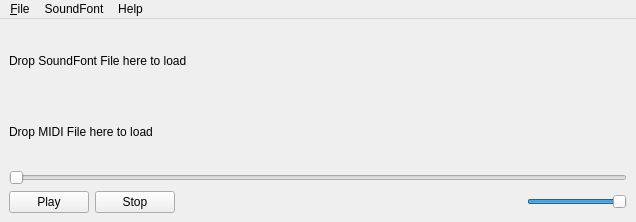
<?xml version="1.0" encoding="UTF-8"?>
<ui version="4.0">
 <class>MainWindow</class>
 <widget class="QMainWindow" name="MainWindow">
  <property name="geometry">
   <rect>
    <x>0</x>
    <y>0</y>
    <width>636</width>
    <height>222</height>
   </rect>
  </property>
  <property name="minimumSize">
   <size>
    <width>0</width>
    <height>0</height>
   </size>
  </property>
  <property name="windowTitle">
   <string>Pineapple MIDI Player</string>
  </property>
  <property name="windowIcon">
   <iconset resource="../build/.rcc/resources_qrc.qrc">
    <normaloff>:/icons/dist/app-icon.svg</normaloff>:/icons/dist/app-icon.svg</iconset>
  </property>
  <widget class="QWidget" name="centralwidget">
   <layout class="QVBoxLayout" name="verticalLayout">
    <item>
     <widget class="QLabel" name="soundFontFileLabel">
      <property name="text">
       <string>Drop SoundFont File here to load</string>
      </property>
     </widget>
    </item>
    <item>
     <widget class="QLabel" name="midiFileLabel">
      <property name="text">
       <string>Drop MIDI File here to load</string>
      </property>
     </widget>
    </item>
    <item>
     <widget class="QSlider" name="seekSlider">
      <property name="orientation">
       <enum>Qt::Horizontal</enum>
      </property>
     </widget>
    </item>
    <item>
     <layout class="QHBoxLayout" name="horizontalLayout">
      <item>
       <widget class="QPushButton" name="playBtn">
        <property name="text">
         <string>Play</string>
        </property>
       </widget>
      </item>
      <item>
       <widget class="QPushButton" name="stopBtn">
        <property name="text">
         <string>Stop</string>
        </property>
       </widget>
      </item>
      <item>
       <spacer name="horizontalSpacer">
        <property name="orientation">
         <enum>Qt::Horizontal</enum>
        </property>
        <property name="sizeHint" stdset="0">
         <size>
          <width>40</width>
          <height>20</height>
         </size>
        </property>
       </spacer>
      </item>
      <item>
       <widget class="QSlider" name="volumeSlider">
        <property name="sizePolicy">
         <sizepolicy hsizetype="Fixed" vsizetype="Fixed">
          <horstretch>0</horstretch>
          <verstretch>0</verstretch>
         </sizepolicy>
        </property>
        <property name="minimumSize">
         <size>
          <width>100</width>
          <height>0</height>
         </size>
        </property>
        <property name="maximum">
         <number>100</number>
        </property>
        <property name="value">
         <number>100</number>
        </property>
        <property name="orientation">
         <enum>Qt::Horizontal</enum>
        </property>
       </widget>
      </item>
     </layout>
    </item>
   </layout>
  </widget>
  <widget class="QMenuBar" name="menubar">
   <property name="geometry">
    <rect>
     <x>0</x>
     <y>0</y>
     <width>636</width>
     <height>24</height>
    </rect>
   </property>
   <widget class="QMenu" name="menu_File">
    <property name="title">
     <string>&amp;File</string>
    </property>
    <addaction name="action_Open"/>
    <addaction name="actionPlayOnDrop"/>
    <addaction name="actionExit"/>
   </widget>
   <widget class="QMenu" name="menuHelp">
    <property name="title">
     <string>Help</string>
    </property>
    <addaction name="actionHelp"/>
    <addaction name="actionAbout"/>
   </widget>
   <widget class="QMenu" name="menuSoundFont">
    <property name="title">
     <string>SoundFont</string>
    </property>
    <addaction name="actionDetectedSoundFonts"/>
    <addaction name="actionSelectSoundFont"/>
   </widget>
   <addaction name="menu_File"/>
   <addaction name="menuSoundFont"/>
   <addaction name="menuHelp"/>
  </widget>
  <action name="actionPlayOnDrop">
   <property name="checkable">
    <bool>true</bool>
   </property>
   <property name="checked">
    <bool>true</bool>
   </property>
   <property name="text">
    <string>Auto Play Dropped File</string>
   </property>
  </action>
  <action name="actionExit">
   <property name="text">
    <string>E&amp;xit</string>
   </property>
   <property name="shortcut">
    <string>Ctrl+Q</string>
   </property>
  </action>
  <action name="action_Open">
   <property name="text">
    <string>&amp;Open</string>
   </property>
   <property name="shortcut">
    <string>Ctrl+O</string>
   </property>
  </action>
  <action name="actionDetectedSoundFonts">
   <property name="text">
    <string>Detected SoundFonts</string>
   </property>
  </action>
  <action name="actionSelectSoundFont">
   <property name="text">
    <string>Select SoundFont...</string>
   </property>
  </action>
  <action name="actionHelp">
   <property name="text">
    <string>Help</string>
   </property>
   <property name="shortcut">
    <string>F1</string>
   </property>
  </action>
  <action name="actionAbout">
   <property name="text">
    <string>About</string>
   </property>
  </action>
 </widget>
 <resources>
  <include location="../build/.rcc/resources_qrc.qrc"/>
 </resources>
 <connections/>
</ui>
